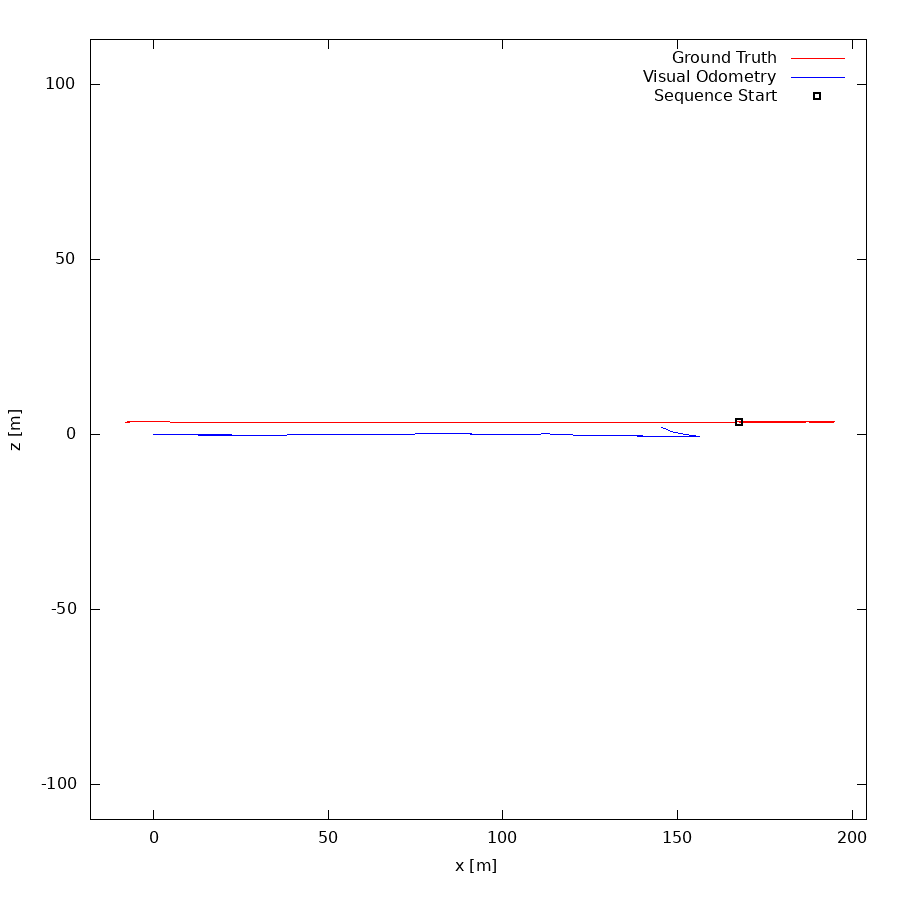

Write the gnuplot code that produced this figure.
set term postscript eps enhanced color
set output "02.eps"
set size ratio -1
set xrange [-18:204]
set yrange [-110:113]
set xlabel "x [m]"
set ylabel "z [m]"
plot "02.txt" using 1:2 lc rgb "#FF0000" title 'Ground Truth' w lines,"02.txt" using 3:4 lc rgb "#0000FF" title 'Visual Odometry' w lines,"< head -1 02.txt" using 1:2 lc rgb "#000000" pt 4 ps 1 lw 2 title 'Sequence Start' w points
